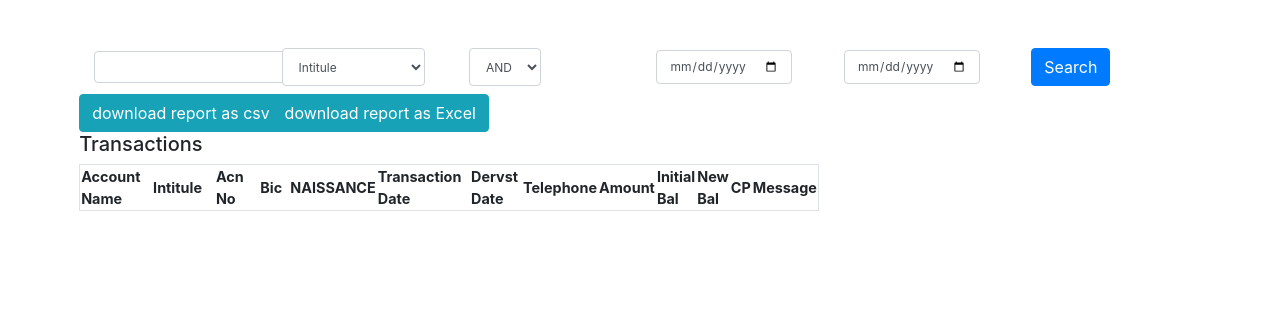
The page /translist.php on the database as committed earlier.
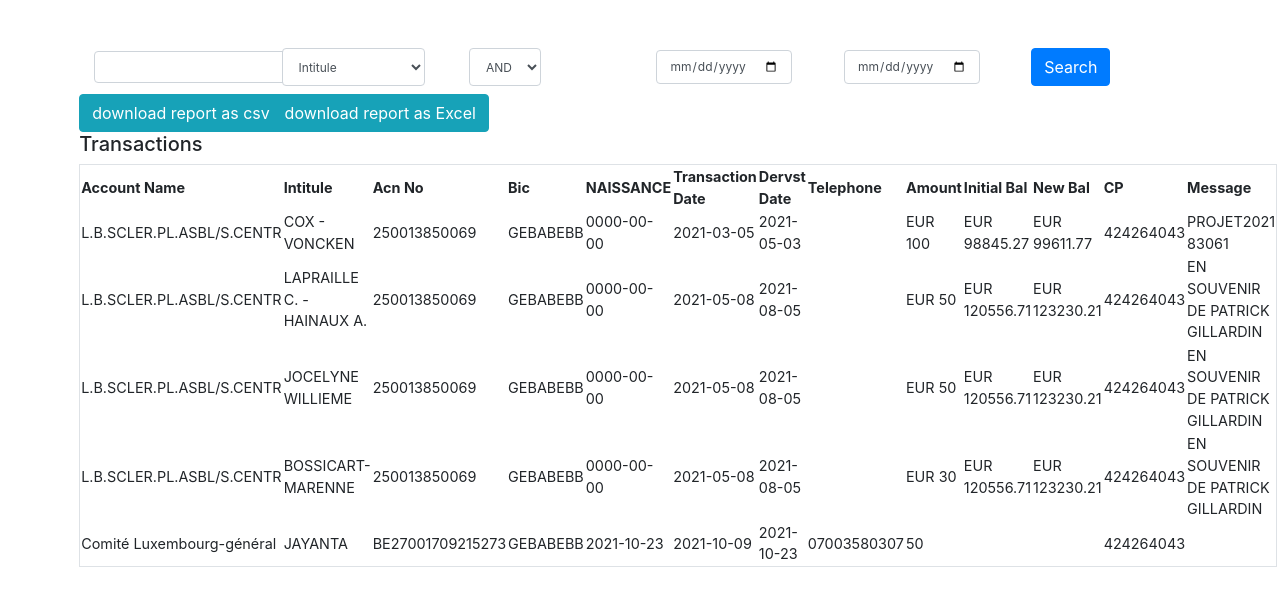
The same page on the database as committed later.
### tables this page shows
CREATE TABLE `coda_data` (
  `id` int(11) NOT NULL,
  `coda_filename` varchar(255) NOT NULL,
  `coda_date` date DEFAULT NULL,
  `timezone_type` varchar(255) DEFAULT NULL,
  `timezone` varchar(255) DEFAULT NULL,
  `account_name` varchar(255) DEFAULT NULL,
  `sequence_number` int(50) NOT NULL,
  `bic` varchar(255) DEFAULT NULL,
  `cin` int(25) DEFAULT NULL,
  `account_number` varchar(255) NOT NULL,
  `currency_code` varchar(255) DEFAULT NULL,
  `country_code` varchar(255) DEFAULT NULL,
  `intial_bal` double DEFAULT NULL,
  `new_bal` double DEFAULT NULL,
  `info_msg` text DEFAULT NULL,
  `member_id` int(25) NOT NULL,
  `tr_bic` varchar(255) DEFAULT NULL,
  `tr_date` date DEFAULT NULL,
  `tr_currency` varchar(255) DEFAULT NULL,
  `tr_amount` double DEFAULT NULL,
  `tr_sequence` int(50) NOT NULL,
  `tr_msg` text DEFAULT NULL,
  `remarks` text NOT NULL,
  `valuta_date` date DEFAULT NULL,
  `sepadirectdebit` varchar(255) NOT NULL,
  `uploaded_at` date NOT NULL,
  `status` enum('1','0') NOT NULL DEFAULT '1'
);

CREATE TABLE `members` (
  `id` int(10) NOT NULL,
  `intitule` varchar(255) DEFAULT NULL,
  `accno` varchar(255) DEFAULT NULL,
  `diver` varchar(255) DEFAULT NULL,
  `titre` varchar(255) DEFAULT NULL,
  `addresse` text DEFAULT NULL,
  `cp` varchar(255) DEFAULT NULL,
  `localite` varchar(255) DEFAULT NULL,
  `email` varchar(255) DEFAULT NULL,
  `naissance` date DEFAULT NULL,
  `tele` varchar(255) DEFAULT NULL,
  `numero_enterprise` varchar(255) NOT NULL,
  `numero_d_ordre` varchar(255) NOT NULL,
  `communication` varchar(255) NOT NULL,
  `rubans` varchar(255) NOT NULL,
  `newsletter` varchar(255) NOT NULL,
  `newsletter_rcv` varchar(255) NOT NULL,
  `dervst` date DEFAULT NULL,
  `cumulvst` float DEFAULT NULL,
  `status` enum('1','0') NOT NULL DEFAULT '1',
  `last_modified_by` int(25) DEFAULT NULL,
  `created_by` int(25) DEFAULT NULL,
  `create_date` date DEFAULT NULL,
  `last_modified_date` date DEFAULT NULL
);

### translist.php (the view, shortened to what this page needs)
<?php
include 'db_config.php';
?>
<!DOCTYPE html>
<html lang="en">
<head>
    <link rel="stylesheet" href="https://ajax.googleapis.com/ajax/libs/jqueryui/1.12.1/themes/smoothness/jquery-ui.css">
    <link rel="stylesheet" href="https://maxcdn.bootstrapcdn.com/bootstrap/4.0.0/css/bootstrap.min.css">
    <link rel="stylesheet" type="text/css" href="https://cdn.datatables.net/1.11.3/css/jquery.dataTables.min.css" />
</head>
<body>
<div class="container-fluid pt-5" style="width: 90%;">
<div class="row">
<div class="col-sm-12">
        <form name="search" method="post" class="form-inline">
            <div class="col-sm-2">
            <input type="text" value="" name="autocomplete" id="autocomplete" class="form-control">
           </div>
            <div class="col-sm-2">
            <select name="fieldname" id="fieldname" class="form-control" >
                <option value="intitule" selected>Intitule</option>
            </select></div>
            <div class="col-sm-2">
            <select name="relation" id="relation" class="form-control" >
                <option value="AND">AND</option>
            </select></div>
            <div class="col-sm-2">
            <input type="date" value="" name="startd" class="form-control"  placeholder="Enter start transaction date">
            </div>
            <div class="col-sm-2">
            <input type="date" value="" name="endd" class="form-control" placeholder="Enter end transaction date">
            </div>
            <div class="col-sm-2">
            <input type="submit" name="submit"  id="submit" value="Search" class="btn btn-primary">
        </div>
        </form>
</div>
</div>
<div class="row pt-2">
     <div class="col-md-2">
  <a href="downloadcsvreports.php"  class="btn btn-info">download report as csv</a>
     </div>
       <div class="col-md-2">
         <a href="downloadxlsreports.php" class="btn btn-info">download report as Excel</a>
       </div>
    </div>
    <div class="row">
        <div class="col-md-8">
            <h5>Transactions</h5>
   <table id="example" class="display border" style="width:100%">
                <thead>
                <tr>
                    <th width="20%">Account Name</th>
                    <th width="20%">Intitule</th>
                    <th  width="20%">Acn No</th>
                    <th width="10%">Bic</th>
                    <th>NAISSANCE</th>
                    <th width="20%"> Transaction Date</th>
                    <th width="20%"> Dervst Date</th>
                    <th width="5%">Telephone</th>
                    <th width="5%">Amount</th>
                    <th width="5%">Initial Bal</th>
                    <th width="5%">New Bal</th>
                    <th width="5%">CP</th>
                    <th width="5%">Message</th>
                </tr>
                </thead>
                <tbody>
                <?php
                $search="";
                $relation="";
                $searchd="";
                $where="";
           $sq= "SELECT coda_data.id,coda_data.currency_code,coda_data.tr_msg,coda_data.account_name,coda_data.intial_bal,coda_data.new_bal,members.tele,members.dervst,members.naissance,coda_data.cin,members.intitule,coda_data.info_msg,coda_data.valuta_date,coda_data.tr_amount,members.id,coda_data.bic,coda_data.tr_date, coda_data.account_number   FROM coda_data INNER JOIN members ON coda_data.member_id=members.id  $where  $searchd  $relation $search order by coda_data.id desc";
                $res = $pdo->query($sq);
             while($row1 = $res->fetch()){
                ?>
                <tr>
                    <td><?php echo $row1['account_name'];?></td>
                   <td><?php echo $row1['intitule'];?></td>
                    <td><?php echo $row1['account_number'];?></td>
                    <td><?php echo $row1['bic'];?></td>
                    <td><?php echo $row1['naissance'];?></td>
                    <td><?php echo $row1['tr_date'];?></td>
                    <td><?php echo $row1['dervst'];?></td>
                    <td><?php echo $row1['tele'];?></td>
                    <td><?php echo $row1['currency_code'];?> <?php echo $row1['tr_amount'];?></td>
                    <td><?php echo $row1['currency_code'];?> <?php echo $row1['intial_bal'];?></td>
                    <td><?php echo $row1['currency_code'];?> <?php echo $row1['new_bal'];?></td>
                    <td><?php echo $row1['cin'];?></td>
                    <td><?php echo $row1['tr_msg'];?></td>
                </tr>
                <?php
                }?>
                </tbody></table>
</body>
</html>

Rows that differ between the two databases and show on the page:
now on this page (row edited): coda_data: account_name "L.B.SCLER.PL.ASBL/S.CENTR", member.intitule "COX - VONCKEN", account_number "250013850069", bic "GEBABEBB", member.naissance "0000-00-00", tr_date "2021-03-05", member.dervst "2021-05-03", currency_code "EUR", tr_amount "100", intial_bal "98845.27", new_bal "99611.77", cin "424264043", tr_msg "PROJET2021 83061"
now on this page (row edited): coda_data: account_name "L.B.SCLER.PL.ASBL/S.CENTR", member.intitule "LAPRAILLE C. - HAINAUX A.", account_number "250013850069", bic "GEBABEBB", member.naissance "0000-00-00", tr_date "2021-05-08", member.dervst "2021-08-05", currency_code "EUR", tr_amount "50", intial_bal "120556.71", new_bal "123230.21", cin "424264043", tr_msg "EN SOUVENIR DE PATRICK GILLARDIN"
now on this page (row edited): coda_data: account_name "L.B.SCLER.PL.ASBL/S.CENTR", member.intitule "JOCELYNE WILLIEME", account_number "250013850069", bic "GEBABEBB", member.naissance "0000-00-00", tr_date "2021-05-08", member.dervst "2021-08-05", currency_code "EUR", tr_amount "50", intial_bal "120556.71", new_bal "123230.21", cin "424264043", tr_msg "EN SOUVENIR DE PATRICK GILLARDIN"
now on this page (row edited): coda_data: account_name "L.B.SCLER.PL.ASBL/S.CENTR", member.intitule "BOSSICART-MARENNE", account_number "250013850069", bic "GEBABEBB", member.naissance "0000-00-00", tr_date "2021-05-08", member.dervst "2021-08-05", currency_code "EUR", tr_amount "30", intial_bal "120556.71", new_bal "123230.21", cin "424264043", tr_msg "EN SOUVENIR DE PATRICK GILLARDIN"
now on this page (row edited): coda_data: account_name "Comité Luxembourg-général", member.intitule "JAYANTA", account_number "BE27001709215273", bic "GEBABEBB", member.naissance "2021-10-23", tr_date "2021-10-09", member.dervst "2021-10-23", member.tele "07003580307", tr_amount "50", cin "424264043"
